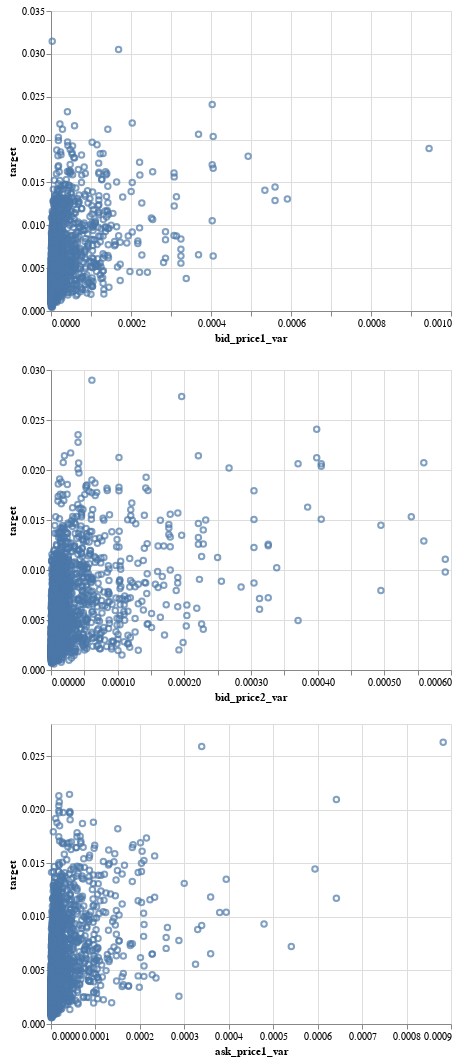

Here is the notebook cell this chart was saved with:
### Code cell
features = df_train_merged.columns.drop('target')
chs = []
for feature in features:
    print(f"Making {feature}")
    chs.append(alt.Chart(df_train_merged.sample(5_000)).mark_point().encode(x=feature, y='target'))
    
# https://altair-viz.github.io/user_guide/compound_charts.html
alt.vconcat(*chs)

### Figure 1 — Vega-Lite specification as saved in the notebook (floating-point values rounded to 4 significant figures; data arrays with more than 128 entries replaced by an {"elided": "..."} marker saying what was removed)
{"config": {"view": {"continuousWidth": 400, "continuousHeight": 300}}, "vconcat": [{"data": {"name": "data-c901a69bbd7f0c81c7925c63534d4703"}, "mark": "point", "encoding": {"x": {"type": "quantitative", "field": "bid_price1_var"}, "y": {"type": "quantitative", "field": "target"}}}, {"data": {"name": "data-0b56947bfd6ac7d30fc0f95ab6aaf1ca"}, "mark": "point", "encoding": {"x": {"type": "quantitative", "field": "bid_price2_var"}, "y": {"type": "quantitative", "field": "target"}}}, {"data": {"name": "data-36d1f1ab059e57be3dbf4dd75482d240"}, "mark": "point", "encoding": {"x": {"type": "quantitative", "field": "ask_price1_var"}, "y": {"type": "quantitative", "field": "target"}}}], "$schema": "https://vega.github.io/schema/vega-lite/v4.8.1.json", "datasets": {"data-c901a69bbd7f0c81c7925c63534d4703": {"elided": "5000 records"}, "data-0b56947bfd6ac7d30fc0f95ab6aaf1ca": {"elided": "5000 records"}, "data-36d1f1ab059e57be3dbf4dd75482d240": {"elided": "5000 records"}}}
